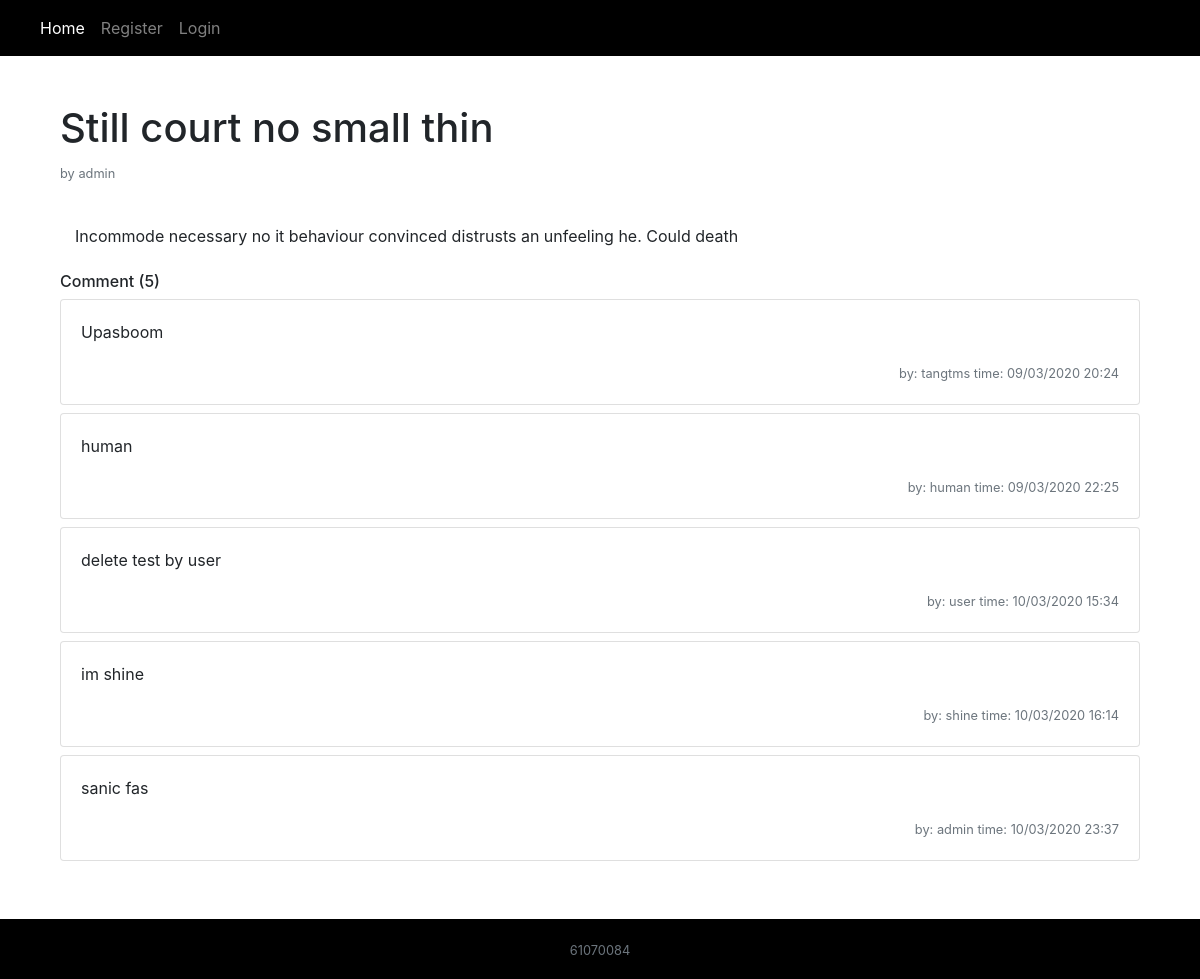
Page /management/post/1/ on the earlier database version.
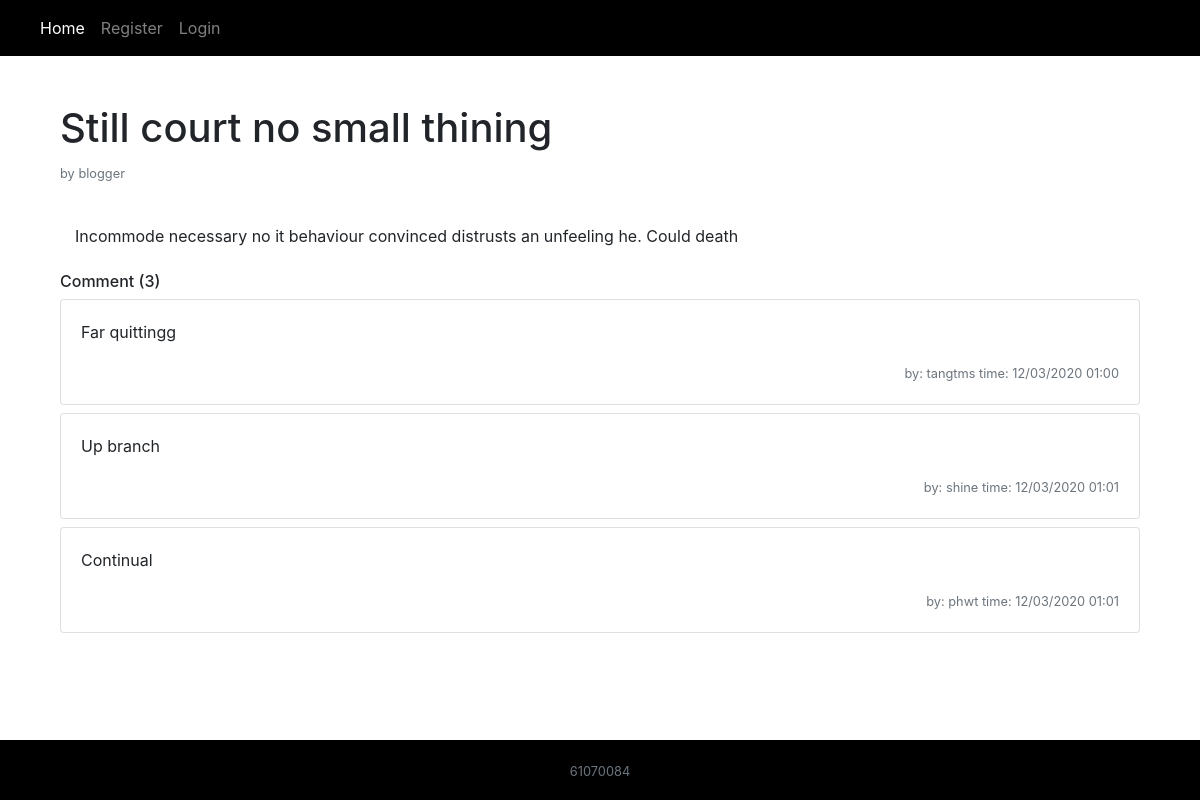
Same page on the later database version.
### management/models.py (models this page shows)
class Post(models.Model):
    id = models.IntegerField(primary_key=True)
    title = models.CharField(max_length=50)
    content = models.TextField()
    create_time = models.DateTimeField(auto_now_add=True)
    update_time = models.DateTimeField(auto_now=True)
    status = models.BooleanField()
    user_id = models.ForeignKey(User, on_delete=models.CASCADE)

class Comment(models.Model):
    id = models.IntegerField(primary_key=True)
    content = models.TextField()
    create_time = models.DateTimeField(auto_now_add=True)
    user_id = models.ForeignKey(User, on_delete=models.CASCADE)
    post_id = models.ForeignKey(Post, on_delete=models.CASCADE)

### management/views.py (the view)
# urls.py: path('post/<int:post_id>/', views.detail, name='post_detail'),
def detail(request, post_id):
    current_user = request.user
    if request.method == 'POST':
        Comment.objects.create(
            content=request.POST.get('content'),
            user_id=current_user,
            post_id=Post.objects.get(pk=post_id)
        )
    post = Post.objects.get(pk=post_id)
    comment = Comment.objects.filter(post_id=post_id)
    comment_cnt = len(comment)
    return render(request, template_name='detail.html', context={
        'post': post,
        'comment': comment,
        'comment_cnt': comment_cnt
    })

### templates/detail.html (shortened to what this page needs)
{% extends "base.html" %}
{% block content %}
    <div class="container mt-4">
        <div class="row">
            <div class="col-10">
                <h1>{{ post.title }}</h1>
                <p class="text-muted"><small>by {{ post.user_id }}</small>
            </div>
        </div>
        <div>
            <p class="col-8 mt-4 mb-4">{{ post.content }}</p>
        </div>
        <h6>Comment ({{ comment_cnt }})</h6>
        {% for co in comment %}
        <div class="card mb-2">
            <div class="card-body">
                <p class="card-text">{{ co.content }}</p>
                <p class="card-text text-right"><small class="text-muted">by: {{ co.user_id.username }} time: {{ co.create_time|date:'d/m/Y H:i' }}</small></p>
            </div>
        </div>
        {% endfor %}
    </div>
    <br/><br/>
{% endblock content %}

Differences in the rows shown:
no longer on this page (row edited): Comment: content "Upasboom", user_id.username "tangtms", create_time "09/03/2020 20:24"
no longer on this page (row edited): Comment: content "human", user_id.username "human", create_time "09/03/2020 22:25"
removed Comment: content "delete test by user", user_id.username "user", create_time "10/03/2020 15:34"
removed Comment: content "im shine", user_id.username "shine", create_time "10/03/2020 16:14"
removed Comment: content "sanic fas", user_id.username "admin", create_time "10/03/2020 23:37"
changed Post: title "Still court no small thin" → "Still court no small thining"; user_id "admin" → "blogger"
added Comment: content "Far quittingg", user_id.username "tangtms", create_time "12/03/2020 01:00"
now on this page (row edited): Comment: content "Up branch", user_id.username "shine", create_time "12/03/2020 01:01"
added Comment: content "Continual", user_id.username "phwt", create_time "12/03/2020 01:01"
Other differences:
{{ comment_cnt }}: "5" → "3"
